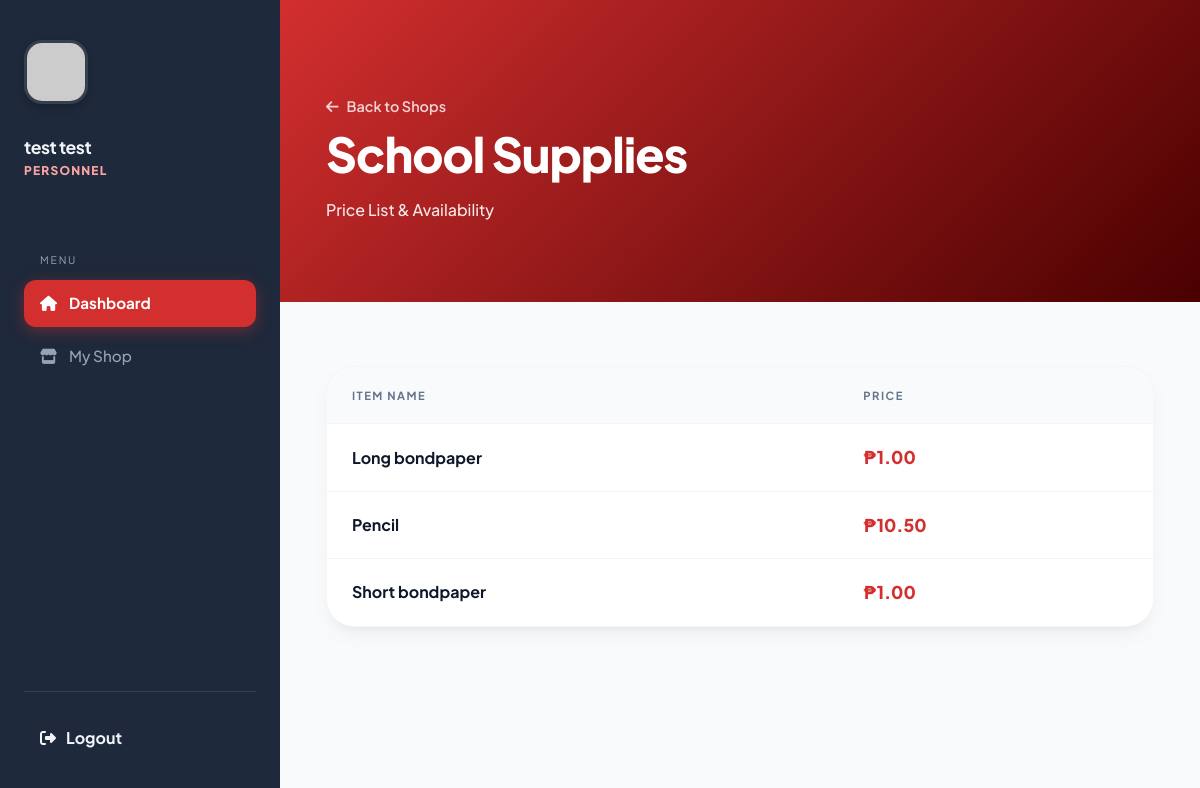
/view_shop.php?shop_id=1 (signed in), run on the app's committed database.
### tables this page shows
CREATE TABLE `tblshop` (
  `sid` int(11) NOT NULL,
  `empid` int(11) NOT NULL,
  `sname` varchar(255) NOT NULL,
  `shop_description` varchar(255) NOT NULL
);

CREATE TABLE `tblitem` (
  `itemid` int(11) NOT NULL,
  `sid` int(11) NOT NULL,
  `itemname` varchar(255) NOT NULL,
  `price` decimal(10,2) NOT NULL
);

### view_shop.php (the view, shortened to what this page needs)
<?php
require_once 'includes/connect.php';
$shop_id = mysqli_real_escape_string($conn, $_GET['shop_id']);
$shop_query = mysqli_query($conn, "SELECT * FROM tblshop WHERE sid = '$shop_id'");
$shop = mysqli_fetch_assoc($shop_query);
$sname = $shop['sname'];
$items_query = mysqli_query($conn, "SELECT * FROM tblitem WHERE sid = '$shop_id' ORDER BY itemname ASC");
?>
<!DOCTYPE html>
<html lang="en">
<head>
    <link rel="stylesheet" href="https://cdnjs.cloudflare.com/ajax/libs/font-awesome/6.4.0/css/all.min.css">
</head>
<body>
<div class="app-container">
    <?php include 'includes/sidebar.php'; ?>
    <main class="main-content">
        <header class="hero">
            <a href="dashboard.php" class="back-link"><i class="fas fa-arrow-left"></i> Back to Shops</a>
            <h1 class="welcome-heading"><?php echo htmlspecialchars($sname); ?></h1>
            <p style="opacity: 0.9; margin-top: 0.5rem; font-weight: 500;">Price List & Availability</p>
        </header>
        <section class="content-body">
            <div class="items-card">
                <table>
                    <thead>
                        <tr>
                            <th>Item Name</th>
                            <th>Price</th>
                        </tr>
                    </thead>
                    <tbody>
                        <?php if (mysqli_num_rows($items_query) > 0): ?>
                            <?php while($row = mysqli_fetch_assoc($items_query)): ?>
                                <tr>
                                    <td><strong><?php echo htmlspecialchars($row['itemname']); ?></strong></td>
                                    <td class="price-tag">₱<?php echo number_format($row['price'], 2); ?></td>
                                </tr>
                            <?php endwhile; ?>
                        <?php endif; ?>
                    </tbody>
                </table>
            </div>
        </section>
    </main>
</div>
</body>
</html>

### view_shop.php (style rules this page uses)
:root { --primary: #d32f2f; --primary-dark: #4a0000; --bg-main: #f8fafc; --sidebar-bg: #1e293b; --sidebar-text: #f1f5f9; --sidebar-muted: #94a3b8; --sidebar-hover: rgba(255, 255, 255, 0.05); --sidebar-accent: #fca5a5; --text-main: #0f172a; --text-muted: #64748b; --card-shadow: 0 10px 25px -5px rgba(0, 0, 0, 0.05), 0 8px 10px -6px rgba(0, 0, 0, 0.05); --transition: 0.3s cubic-bezier(0.4, 0, 0.2, 1); }
* { margin: 0; padding: 0; box-sizing: border-box; }
body { font-family: 'Plus Jakarta Sans', sans-serif; background-color: var(--bg-main); color: var(--text-main); line-height: 1.5; }
.app-container { display: flex; min-height: 100vh; width: 100%; }
.main-content { flex: 1; display: flex; flex-direction: column; min-width: 0; }
.hero { position: relative; padding: 5rem 5%; background: linear-gradient(135deg, var(--primary) 0%, var(--primary-dark) 100%); color: white; overflow: hidden; }
.welcome-heading { font-size: clamp(2rem, 4vw, 3.5rem); font-weight: 800; letter-spacing: -1px; z-index: 1; position: relative; }
.back-link { margin-top: 1rem; display: inline-flex; align-items: center; gap: 8px; color: rgba(255,255,255,0.8); text-decoration: none; font-weight: 600; font-size: 0.9rem; z-index: 1; position: relative; transition: var(--transition); }
.content-body { padding: 4rem 5%; }
.items-card { background: white; border-radius: 28px; overflow: hidden; box-shadow: var(--card-shadow); border: 1px solid rgba(241, 245, 249, 0.8); }
table { width: 100%; border-collapse: collapse; }
th { background: #f8fafc; text-align: left; padding: 20px 25px; font-size: 0.7rem; text-transform: uppercase; letter-spacing: 1.5px; color: var(--text-muted); }
td { padding: 20px 25px; border-top: 1px solid #f1f5f9; font-weight: 500; }
.price-tag { font-weight: 800; color: var(--primary); font-size: 1.1rem; }

### data on the page
tblshop: sname "School Supplies"
tblitem: itemname "Long bondpaper", price "1.00"
tblitem: itemname "Pencil", price "10.50"
tblitem: itemname "Short bondpaper", price "1.00"

### other printed values
$user_name "test test"
$user_role "PERSONNEL"
